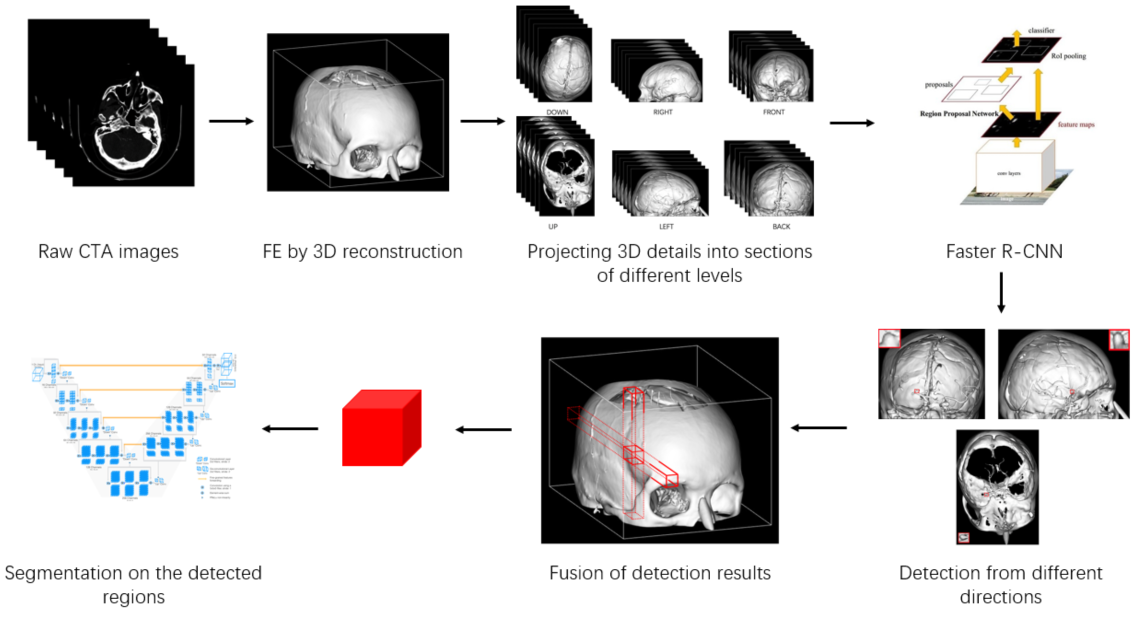
#> input picture overview.png, 2282 x 1248 px, given as the content of the folder ../data/imgdata, which was not available (shown at 1/2 size)
$ python slice_img_to_nine.py
#> lines starting #> are read from the running program, lines starting #| are printed output that depends on the picture; pictures that were not available may be replaced by others from this repository, and a replacement may not be noted
import os
from PIL import Image


#此脚本将一张大图切割为9张小图，并存入原来和大图一样的路径中
in_path = "../data/imgdata"


img_file = os.listdir(in_path)
for file_name in img_file:
    print(file_name)
    values = os.listdir(os.path.join(in_path,file_name))
    for value in values:
        directions = os.listdir(os.path.join(in_path,file_name,value))
        for direction in directions:
            if(direction[0] == "."):
                continue
            files = os.listdir(os.path.join(in_path,file_name,value,direction))
            for file in files:
                this_path = os.path.join(in_path,file_name,value,direction,file)
                if(len(this_path.split("_")) > 5):
                    os.remove(this_path)
                    print("delete  ", this_path)
                    continue
                f = Image.open(os.path.join(in_path,file_name,value,direction,file))
#> f is the input picture: PIL image 2282x1248 RGBA; mean R, G, B, A 207.7, 205.8, 206, 255
                size_row = [0,f.size[0]//4,f.size[0]//2,f.size[0]//4 * 3,f.size[0]]
#> size_row = [0, 570, 1141, 1710, 2282]
                size_col = [0, f.size[1] // 4, f.size[1] // 2, f.size[1] // 4 * 3, f.size[1]]
#> size_col = [0, 312, 624, 936, 1248]
                location = [[0,0],[1,0],[2,0],[0,1],[1,1],[2,1],[0,2],[1,2],[2,2]]
                for i in range(9):
                    loc = location[i]
                    cropped = f.crop((size_row[loc[0]],size_col[loc[1]],size_row[loc[0] + 2],size_col[loc[1] + 2]))

                    file_path = os.path.join(os.path.join(in_path,file_name,value,direction,file.split(".")[0] +"_"+str(i)+".jpg"))
                    cropped.save(file_path)
#> this loop made 9 passes
#> pass 1, `cropped = f.crop((size_row[loc[0]],size_col[loc[1]],size_row[loc[0] + ..`:
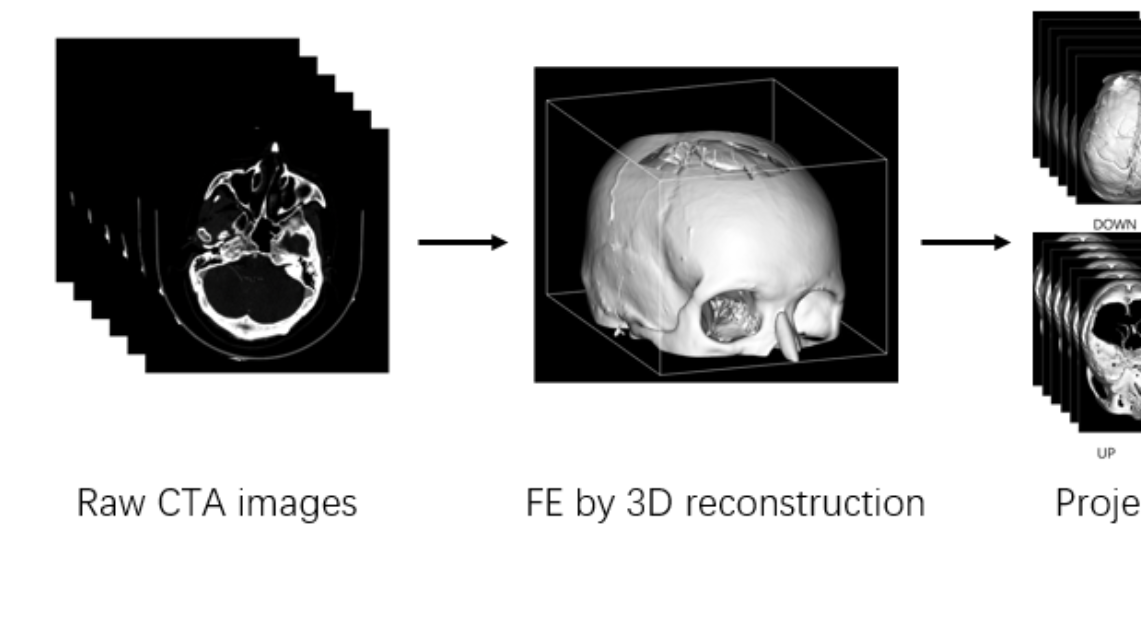
#> cropped: PIL image 1141x624 RGBA; mean R, G, B, A 179.5, 179.5, 179.5, 255
#> pass 2, `cropped = f.crop((size_row[loc[0]],size_col[loc[1]],size_row[loc[0] + ..`:
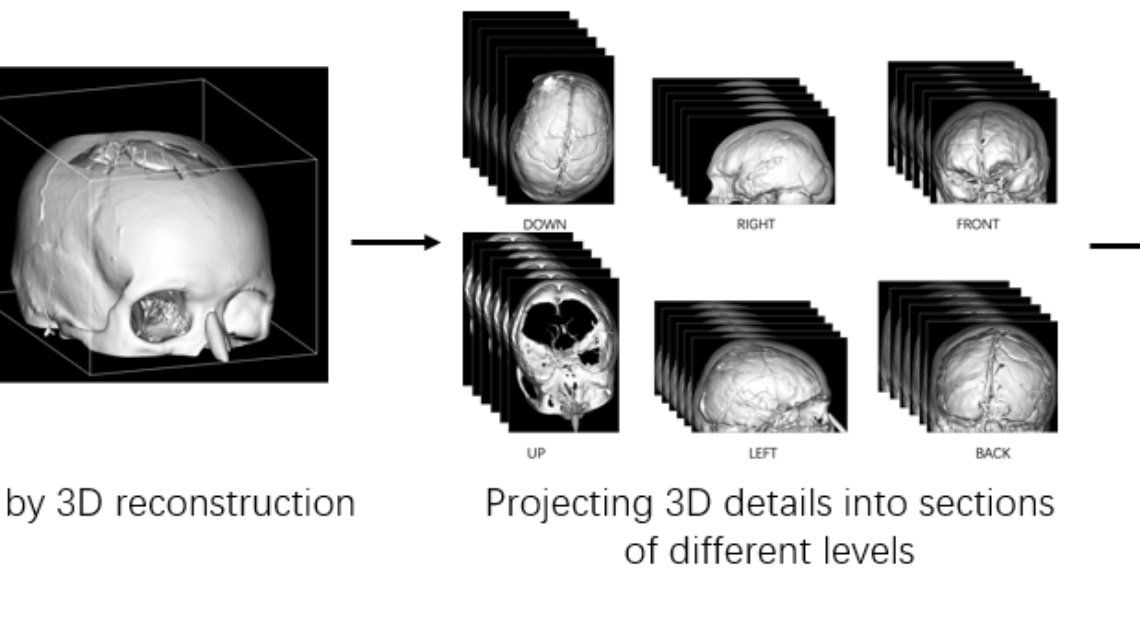
#> cropped: PIL image 1140x624 RGBA; mean R, G, B, A 191.1, 191.1, 191.1, 255
#> pass 3, `cropped = f.crop((size_row[loc[0]],size_col[loc[1]],size_row[loc[0] + ..`:
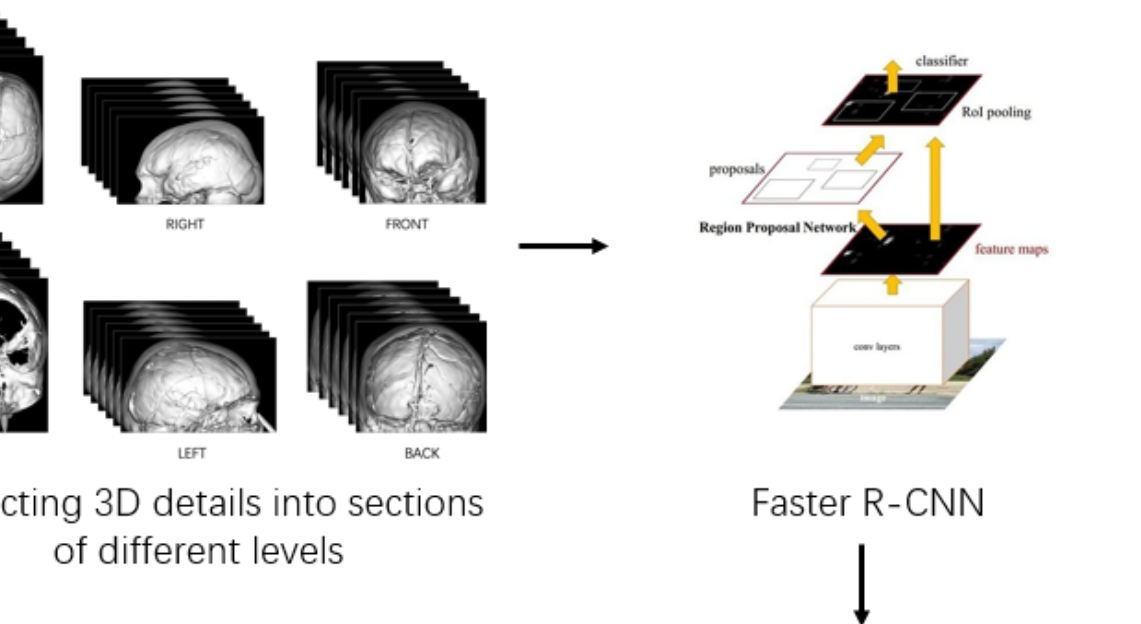
#> cropped: PIL image 1141x624 RGBA; mean R, G, B, A 221.3, 221, 220.3, 255
#> after the loop:
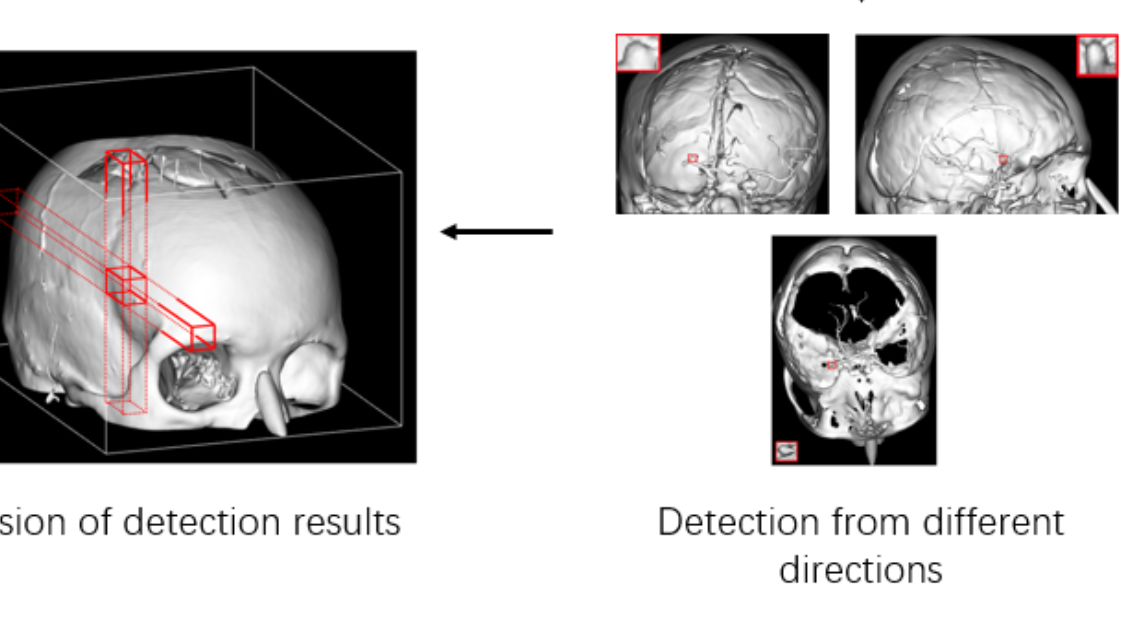
#> cropped: PIL image 1141x624 RGBA; mean R, G, B, A 189.9, 188.6, 188.6, 255
